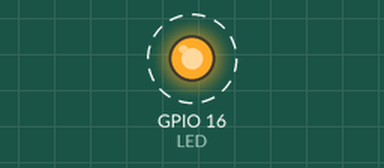
Recording of a program running on a simulated ESP8266 (NodeMCU). On the bench: output pins drawn as LEDs (lit = HIGH). Dashed ring = blinking. What the program prints to the serial monitor is not drawn.

Above: at 0.2 s.
Timing chart, 0 to 3.0 s (numbered marks = the images above):
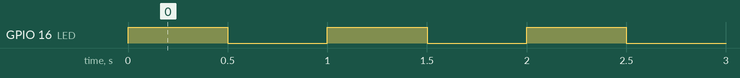

The program:

main.cpp
```cpp
#include <Arduino.h>
#include <DNSServer.h>
#ifdef ESP32
#include <WiFi.h>
#include <AsyncTCP.h>
#elif defined(ESP8266)
#include <ESP8266WiFi.h>
#include <ESPAsyncTCP.h>
#endif
#include "ESPAsyncWebServer.h"

#define LED 16 //port 16 - led vermelho  - port 2 - led azul

DNSServer dnsServer;
AsyncWebServer server(80);

class CaptiveRequestHandler : public AsyncWebHandler {
public:
  CaptiveRequestHandler() {}
  virtual ~CaptiveRequestHandler() {}

  bool canHandle(AsyncWebServerRequest *request){
    //request->addInterestingHeader("ANY");
    return true;
  }

  void handleRequest(AsyncWebServerRequest *request) {
    AsyncResponseStream *response = request->beginResponseStream("text/html");
    response->print("<!DOCTYPE html><html><head><title>Captive Portal</title></head><body>");
    response->print("<p>This is out captive portal front page.</p>");
    response->printf("<p>You were trying to reach: http://%s%s</p>", request->host().c_str(), request->url().c_str());
    response->printf("<p>Try opening <a href='http://%s'>this link</a> instead</p>", WiFi.softAPIP().toString().c_str());
    response->print("</body></html>");
    request->send(response);
  }
};

void setup() {
  Serial.begin(9600);
  pinMode(LED, OUTPUT);

  WiFi.softAP("esp-captive");
  dnsServer.start(53, "*", WiFi.softAPIP());
  server.addHandler(new CaptiveRequestHandler()).setFilter(ON_AP_FILTER);//only when requested from AP
  //more handlers...
  server.begin();

  Serial.println("Setup Carregado.");
}

void loop() {
  dnsServer.processNextRequest();

  digitalWrite(LED, HIGH);
  Serial.println("LED is on");
  delay(500);
  digitalWrite(LED, LOW);
  Serial.println("LED is off");
  delay(500);
}
```

Measured:
- by itself, GPIO 16 (LED): alternates HIGH for 0.50 s and LOW for 0.50 s
